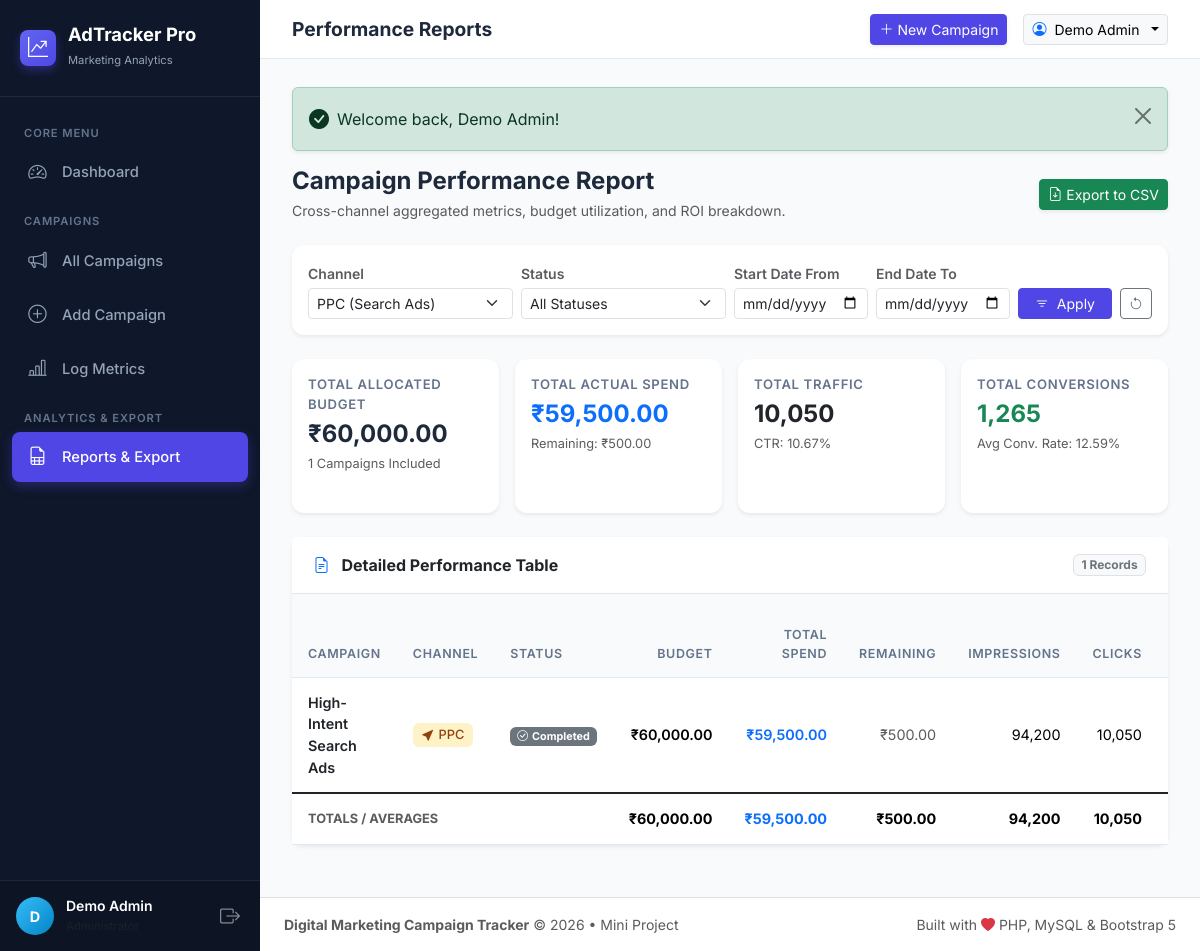
/reports.php?channel=PPC (signed in), run on the app's committed database.
### tables this page shows
CREATE TABLE `campaigns` (
  `id` INT AUTO_INCREMENT PRIMARY KEY,
  `user_id` INT NOT NULL,
  `campaign_name` VARCHAR(200) NOT NULL,
  `channel` ENUM('Social Media', 'Email', 'PPC', 'SEO', 'Display') NOT NULL,
  `start_date` DATE NOT NULL,
  `end_date` DATE NOT NULL,
  `budget` DECIMAL(12, 2) NOT NULL DEFAULT 0.00,
  `status` ENUM('Active', 'Paused', 'Completed') NOT NULL DEFAULT 'Active',
  `created_at` TIMESTAMP DEFAULT CURRENT_TIMESTAMP,
  CONSTRAINT `fk_campaigns_user` 
    FOREIGN KEY (`user_id`) REFERENCES `users` (`id`) 
    ON DELETE CASCADE 
    ON UPDATE CASCADE
);

### reports.php (the view, shortened to what this page needs)
<?php
require_once __DIR__ . '/includes/header.php';
$channel   = trim($_GET['channel'] ?? '');
$status    = trim($_GET['status'] ?? '');
$date_from = trim($_GET['date_from'] ?? '');
$date_to   = trim($_GET['date_to'] ?? '');
$sql = "
    SELECT
        c.id,
        c.campaign_name,
        c.channel,
        c.status,
        c.start_date,
        c.end_date,
        c.budget,
        COALESCE(SUM(m.amount_spent), 0) AS total_spend,
        COALESCE(SUM(m.impressions), 0)  AS total_impressions,
        COALESCE(SUM(m.clicks), 0)       AS total_clicks,
        COALESCE(SUM(m.conversions), 0)  AS total_conversions,
        COALESCE(AVG(m.engagement_rate), 0) AS avg_engagement_rate
    FROM campaigns c
    LEFT JOIN campaign_metrics m ON c.id = m.campaign_id
";
$where = ["1=1"];
$params = [];
if (!empty($channel)) {
    $where[] = "c.channel = :channel";
    $params[':channel'] = $channel;
}
$sql .= " WHERE " . implode(" AND ", $where);
$sql .= " GROUP BY c.id ORDER BY total_conversions DESC";
try {
    $stmt = $pdo->prepare($sql);
    $stmt->execute($params);
    $reportData = $stmt->fetchAll();
} catch (PDOException $e) {
    die("Database report error: " . htmlspecialchars($e->getMessage()));
}
$sumBudget      = 0;
$sumSpend       = 0;
$sumImpressions = 0;
$sumClicks      = 0;
$sumConversions = 0;
foreach ($reportData as $row) {
    $sumBudget      += (float)$row['budget'];
    $sumSpend       += (float)$row['total_spend'];
    $sumImpressions += (int)$row['total_impressions'];
    $sumClicks      += (int)$row['total_clicks'];
    $sumConversions += (int)$row['total_conversions'];
}
$sumRemaining = $sumBudget - $sumSpend;
$overallCtr   = calculate_ctr($sumClicks, $sumImpressions);
$overallCvr   = calculate_conversion_rate($sumConversions, $sumClicks);
$exportParams = http_build_query([
    'channel'   => $channel,
    'status'    => $status,
    'date_from' => $date_from,
    'date_to'   => $date_to
]);
?>
<div class="d-flex flex-wrap justify-content-between align-items-center mb-4 gap-3">
    <div>
        <h4 class="fw-bold mb-1">Campaign Performance Report</h4>
        <p class="text-muted small mb-0">Cross-channel aggregated metrics, budget utilization, and ROI breakdown.</p>
    </div>
    <div class="d-flex gap-2">
        <a href="export_csv.php?<?= $exportParams ?>" class="btn btn-success btn-sm d-inline-flex align-items-center gap-1 shadow-sm">
            <i class="bi bi-file-earmark-arrow-down"></i>
            <span>Export to CSV</span>
        </a>
    </div>
</div>
<div class="card shadow-sm border-0 mb-4">
    <div class="card-body p-3">
        <form method="GET" action="reports.php" class="row g-2 align-items-end">
            <div class="col-sm-6 col-md-3">
                <label for="channel" class="form-label small fw-semibold text-muted mb-1">Channel</label>
                <select class="form-select form-select-sm" id="channel" name="channel">
                    <option value="PPC" <?= ($channel === 'PPC') ? 'selected' : '' ?>>PPC (Search Ads)</option>
                </select>
            </div>
            <div class="col-sm-6 col-md-3">
                <label for="status" class="form-label small fw-semibold text-muted mb-1">Status</label>
                <select class="form-select form-select-sm" id="status" name="status">
                    <option value="">All Statuses</option>
                </select>
            </div>
            <div class="col-sm-6 col-md-2">
                <label for="date_from" class="form-label small fw-semibold text-muted mb-1">Start Date From</label>
                <input type="date" class="form-control form-control-sm" id="date_from" name="date_from" value="<?= htmlspecialchars($date_from) ?>">
            </div>
            <div class="col-sm-6 col-md-2">
                <label for="date_to" class="form-label small fw-semibold text-muted mb-1">End Date To</label>
                <input type="date" class="form-control form-control-sm" id="date_to" name="date_to" value="<?= htmlspecialchars($date_to) ?>">
            </div>
            <div class="col-md-2 d-flex gap-2">
                <button type="submit" class="btn btn-sm btn-primary w-100">
                    <i class="bi bi-filter me-1"></i> Apply
                </button>
                <?php if (!empty($channel) || !empty($status) || !empty($date_from) || !empty($date_to)): ?>
                    <a href="reports.php" class="btn btn-sm btn-outline-secondary" title="Reset Filters">
                        <i class="bi bi-arrow-counterclockwise"></i>
                    </a>
                <?php endif; ?>
            </div>
        </form>
    </div>
</div>
<div class="row g-3 mb-4">
    <div class="col-6 col-md-3">
        <div class="card stat-card primary h-100 p-3 shadow-sm border-0">
            <div class="stat-label">Total Allocated Budget</div>
            <div class="stat-value fs-4"><?= format_currency($sumBudget) ?></div>
            <div class="stat-subtext text-muted"><?= count($reportData) ?> Campaigns Included</div>
        </div>
    </div>
    <div class="col-6 col-md-3">
        <div class="card stat-card warning h-100 p-3 shadow-sm border-0">
            <div class="stat-label">Total Actual Spend</div>
            <div class="stat-value fs-4 text-primary"><?= format_currency($sumSpend) ?></div>
            <div class="stat-subtext text-muted">Remaining: <?= format_currency($sumRemaining) ?></div>
        </div>
    </div>
    <div class="col-6 col-md-3">
        <div class="card stat-card info h-100 p-3 shadow-sm border-0">
            <div class="stat-label">Total Traffic</div>
            <div class="stat-value fs-4 text-dark"><?= number_format($sumClicks) ?></div>
            <div class="stat-subtext text-muted">CTR: <?= format_percent($overallCtr) ?></div>
        </div>
    </div>
    <div class="col-6 col-md-3">
        <div class="card stat-card success h-100 p-3 shadow-sm border-0">
            <div class="stat-label">Total Conversions</div>
            <div class="stat-value fs-4 text-success"><?= number_format($sumConversions) ?></div>
            <div class="stat-subtext text-muted">Avg Conv. Rate: <?= format_percent($overallCvr) ?></div>
        </div>
    </div>
</div>
<div class="card shadow-sm border-0 mb-4">
    <div class="card-header bg-white py-3 d-flex justify-content-between align-items-center">
        <span class="fw-bold text-dark">
            <i class="bi bi-file-earmark-text text-primary me-2"></i> Detailed Performance Table
        </span>
        <span class="badge bg-light text-secondary border"><?= count($reportData) ?> Records</span>
    </div>
    <div class="card-body p-0">
        <div class="table-responsive">
            <table class="table table-hover align-middle mb-0">
                <thead class="table-light">
                    <tr>
                        <th>Campaign</th>
                        <th>Channel</th>
                        <th>Status</th>
                        <th class="text-end">Budget</th>
                        <th class="text-end">Total Spend</th>
                        <th class="text-end">Remaining</th>
                        <th class="text-end">Impressions</th>
                        <th class="text-end">Clicks</th>
                        <th class="text-end">CTR</th>
                    </tr>
                </thead>
                <tbody>
                    <?php if (empty($reportData)): ?>
                        <tr>
                            <td colspan="12" class="text-center py-5 text-muted">
                                <i class="bi bi-inbox fs-2 d-block mb-2"></i>
                                No campaign performance records found for selected filters.
                            </td>
                        </tr>
                    <?php else: ?>
                        <?php foreach ($reportData as $row):
                            $b = (float)$row['budget'];
                            $s = (float)$row['total_spend'];
                            $rem = $b - $s;
                            $imp = (int)$row['total_impressions'];
                            $clk = (int)$row['total_clicks'];
                            $rowCtr = calculate_ctr($clk, $imp);
                        ?>
                            <tr>
                                <td>
                                    <a href="campaign_detail.php?id=<?= $row['id'] ?>" class="fw-semibold text-dark text-decoration-none">
                                        <?= htmlspecialchars($row['campaign_name']) ?>
                                    </a>
                                </td>
                                <td><?= render_channel_badge($row['channel']) ?></td>
                                <td><?= render_status_badge($row['status']) ?></td>
                                <td class="text-end fw-semibold"><?= format_currency($b) ?></td>
                                <td class="text-end text-primary fw-semibold"><?= format_currency($s) ?></td>
                                <td class="text-end <?= $rem < 0 ? 'text-danger fw-bold' : 'text-muted' ?>">
                                    <?= format_currency($rem) ?>
                                </td>
                                <td class="text-end"><?= number_format($imp) ?></td>
                                <td class="text-end"><?= number_format($clk) ?></td>
                                <td class="text-end"><span class="badge bg-light text-dark border"><?= format_percent($rowCtr) ?></span></td>
                            </tr>
                        <?php endforeach; ?>
                    <?php endif; ?>
                </tbody>
                <?php if (!empty($reportData)): ?>
                    <tfoot class="table-group-divider bg-light fw-bold">
                        <tr>
                            <td colspan="3" class="text-uppercase text-muted" style="font-size: 0.8rem;">Totals / Averages</td>
                            <td class="text-end"><?= format_currency($sumBudget) ?></td>
                            <td class="text-end text-primary"><?= format_currency($sumSpend) ?></td>
                            <td class="text-end <?= $sumRemaining < 0 ? 'text-danger' : '' ?>"><?= format_currency($sumRemaining) ?></td>
                            <td class="text-end"><?= number_format($sumImpressions) ?></td>
                            <td class="text-end"><?= number_format($sumClicks) ?></td>
                            <td class="text-end"><span class="badge bg-white text-dark border"><?= format_percent($overallCtr) ?></span></td>
                        </tr>
                    </tfoot>
                <?php endif; ?>
            </table>
        </div>
    </div>
</div>
<?php require_once __DIR__ . '/includes/footer.php'; ?>

### includes/db_connect.php (shortened to what this page needs)
<?php
function format_currency($amount) {
    return '₹' . number_format((float)($amount ?? 0), 2);
}
function format_percent($val, $decimals = 2) {
    return number_format((float)($val ?? 0), $decimals) . '%';
}
function calculate_ctr($clicks, $impressions) {
    return round(($clicks / $impressions) * 100, 2);
}
function calculate_conversion_rate($conversions, $clicks) {
    return round(($conversions / $clicks) * 100, 2);
}
function render_status_badge($status) {
    switch ($status) {
        case 'Completed':
            return '<span class="badge bg-secondary"><i class="bi bi-check-circle me-1"></i>Completed</span>';
    }
}
function render_channel_badge($channel) {
    $icon = 'bi-broadcast';
    $colorClass = 'badge-channel-general';
    switch ($channel) {
        case 'PPC':
            $icon = 'bi-cursor-fill';
            $colorClass = 'badge-channel-ppc';
            break;
    }
    return '<span class="badge channel-badge ' . $colorClass . '"><i class="bi ' . $icon . ' me-1"></i>' . htmlspecialchars($channel) . '</span>';
}

### assets/css/custom.css (style rules this page uses)
:root { --primary-color: #4f46e5; --primary-hover: #4338ca; --primary-light: #eef2ff; --sidebar-bg: #0f172a; --sidebar-hover: #1e293b; --sidebar-active: #4f46e5; --sidebar-text: #94a3b8; --body-bg: #f8fafc; --card-bg: #ffffff; --border-color: #e2e8f0; --text-main: #1e293b; --text-muted: #64748b; }
body { background-color: var(--body-bg); color: var(--text-main); font-family: 'Inter', -apple-system, BlinkMacSystemFont, "Segoe UI", Roboto, Helvetica, Arial, sans-serif; min-height: 100vh; overflow-x: hidden; }
.card { background-color: var(--card-bg); border: 1px solid var(--border-color); border-radius: 12px; box-shadow: 0 1px 3px rgba(0, 0, 0, 0.04), 0 1px 2px rgba(0, 0, 0, 0.02); margin-bottom: 1.5rem; }
.card-header { background-color: transparent; border-bottom: 1px solid var(--border-color); padding: 1.15rem 1.35rem; font-weight: 600; color: var(--text-main); }
.stat-card { position: relative; overflow: hidden; transition: transform 0.2s ease, box-shadow 0.2s ease; border-left: 4px solid transparent; }
.stat-card.primary { border-left-color: #4f46e5; }
.stat-card.success { border-left-color: #10b981; }
.stat-card.info { border-left-color: #0284c7; }
.stat-card.warning { border-left-color: #f59e0b; }
.stat-label { font-size: 0.82rem; font-weight: 600; text-transform: uppercase; letter-spacing: 0.05em; color: var(--text-muted); margin-bottom: 0.35rem; }
.stat-value { font-size: 1.75rem; font-weight: 700; color: var(--text-main); line-height: 1.2; }
.stat-subtext { font-size: 0.8rem; color: var(--text-muted); margin-top: 0.3rem; }
.channel-badge { padding: 0.4em 0.7em; font-size: 0.8rem; font-weight: 500; border-radius: 6px; }
.badge-channel-ppc { background-color: #fef3c7; color: #92400e; }
.table { margin-bottom: 0; vertical-align: middle; }
.table th { font-size: 0.78rem; font-weight: 600; text-transform: uppercase; letter-spacing: 0.05em; color: var(--text-muted); background-color: #f8fafc; border-bottom: 1px solid var(--border-color); padding: 0.85rem 1rem; }
.table td { padding: 0.85rem 1rem; border-bottom: 1px solid var(--border-color); font-size: 0.9rem; }
.btn-primary { background-color: var(--primary-color); border-color: var(--primary-color); }

### data on the page
campaigns: campaign_name "High-Intent Search Ads", channel "PPC", status "Completed" (drawn), budget "₹60,000.00", s "₹59,500.00", rem "₹500.00", imp "94,200", clk "10,050"

### other printed values
substr(current_user_name(), 0, 1) "D"
current_user_name() "Demo Admin"
$header_title "Performance Reports"
$flash['text'] "Welcome back, Demo Admin!"
format_currency($sumBudget) "₹60,000.00"
count($reportData) "1"
format_currency($sumSpend) "₹59,500.00"
format_currency($sumRemaining) "₹500.00"
$sumClicks "10,050"
format_percent($overallCtr) "10.67%"
$sumConversions "1,265"
format_percent($overallCvr) "12.59%"
$sumImpressions "94,200"
